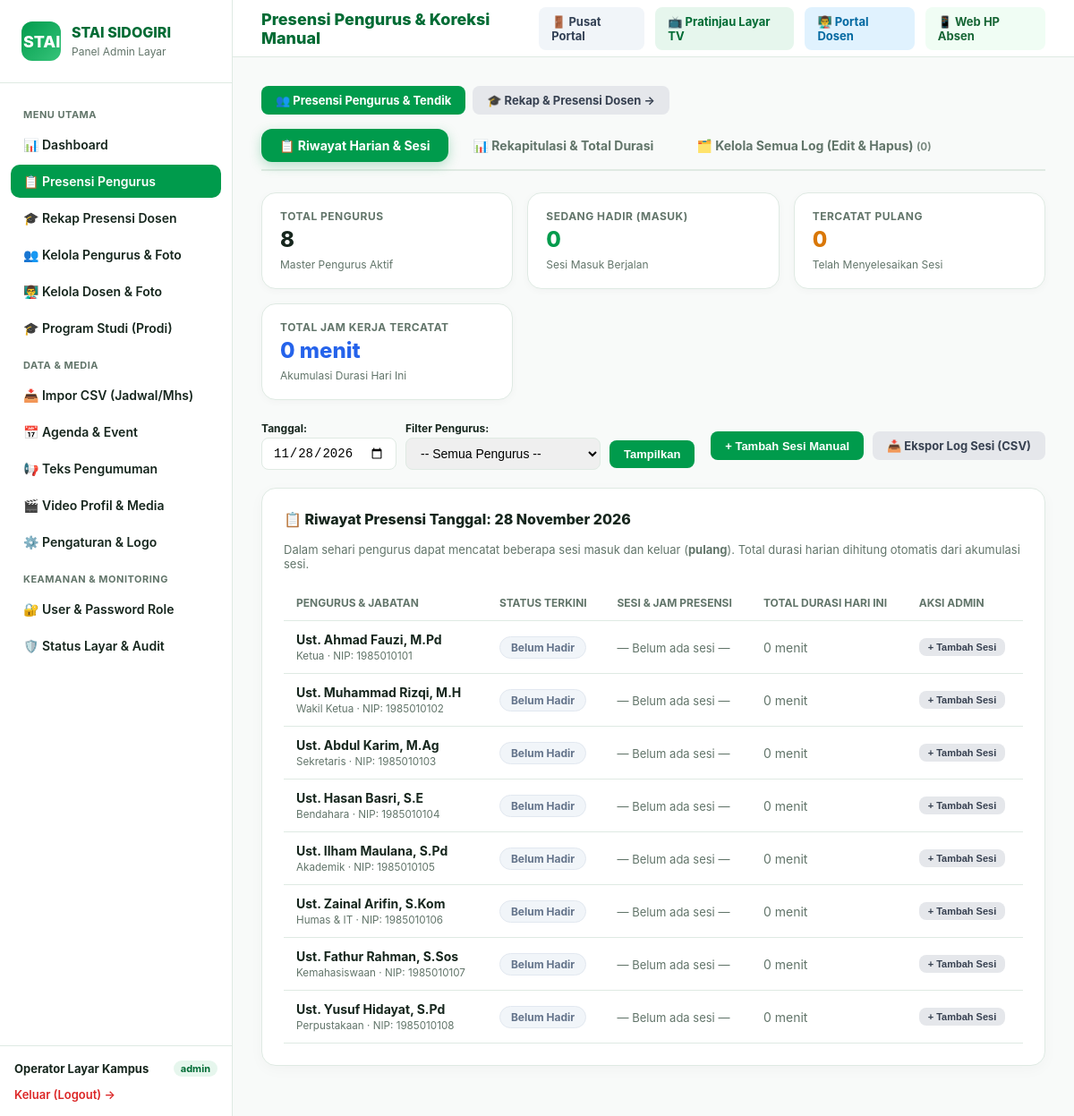
Screenshot of /admin/absensi.php (signed in) with the database file from the repository.
### tables this page shows
CREATE TABLE `pengaturan` (
    `id` BIGINT UNSIGNED AUTO_INCREMENT PRIMARY KEY,
    `kunci` VARCHAR(100) NOT NULL UNIQUE,
    `nilai` JSON NOT NULL,
    `tipe` VARCHAR(50) NOT NULL DEFAULT 'string',
    `created_at` TIMESTAMP NULL DEFAULT CURRENT_TIMESTAMP,
    `updated_at` TIMESTAMP NULL DEFAULT CURRENT_TIMESTAMP ON UPDATE CURRENT_TIMESTAMP
);

CREATE TABLE `pengurus` (
    `id` BIGINT UNSIGNED AUTO_INCREMENT PRIMARY KEY,
    `nip` VARCHAR(50) NULL UNIQUE,
    `nama` VARCHAR(150) NOT NULL,
    `jabatan` VARCHAR(100) NOT NULL,
    `urutan` INT NOT NULL DEFAULT 0,
    `foto_path` VARCHAR(255) NULL,
    `pin_hash` VARCHAR(255) NOT NULL,
    `aktif` TINYINT(1) NOT NULL DEFAULT 1,
    `deleted_at` TIMESTAMP NULL,
    `created_at` TIMESTAMP NULL DEFAULT CURRENT_TIMESTAMP,
    `updated_at` TIMESTAMP NULL DEFAULT CURRENT_TIMESTAMP ON UPDATE CURRENT_TIMESTAMP,
    INDEX `idx_pengurus_aktif_urutan` (`aktif`, `urutan`)
);

### admin/auth.php (called while the page is built, shortened)
<?php
function getCurrentAdmin(): ?array
{
    $lastActivity = $_SESSION['stai_admin_last_activity'] ?? 0;
    return [
        'id' => (int) $_SESSION['stai_admin_id'],
        'name' => $_SESSION['stai_admin_name'],
        'email' => $_SESSION['stai_admin_email'],
        'role' => $_SESSION['stai_admin_role']
    ];
}
function requireAdminAuth(): array
{
    $admin = getCurrentAdmin();
    return $admin;
}

### admin/absensi.php (the view, shortened to what this page needs)
<?php
require_once __DIR__ . '/auth.php';
function fmtDuration(int $menit): string {
    if ($menit <= 0) return '0 menit';
    $m = $menit % 60;
    return "{$m} menit";
}
require_once __DIR__ . '/header.php';
$activeTab = $_GET['tab'] ?? 'harian';
$selectedDate = $_GET['tanggal'] ?? date('Y-m-d');
$selectedMonth = $_GET['bulan'] ?? date('Y-m');
$filterPengurus = (int)($_GET['pengurus_id'] ?? 0);
$allPengurus = $pdo->query("SELECT id, nip, nama, jabatan FROM `pengurus` WHERE `aktif` = 1 AND `deleted_at` IS NULL ORDER BY `urutan` ASC")->fetchAll();
$sqlHarian = "SELECT p.id, p.nip, p.nama, p.jabatan
              FROM `pengurus` p
              WHERE p.aktif = 1 AND p.deleted_at IS NULL " .
              ($filterPengurus > 0 ? "AND p.id = {$filterPengurus} " : "") .
              "ORDER BY p.urutan ASC";
$harianPengurus = $pdo->query($sqlHarian)->fetchAll();
$harianTotalDurasiSemua = 0;
$harianCountMasuk = 0;
$harianCountPulang = 0;
$sqlRekap = "SELECT p.id, p.nip, p.nama, p.jabatan,
                    COUNT(DISTINCT a.tanggal) AS hari_hadir,
                    COUNT(a.id) AS total_sesi,
                    COALESCE(SUM(a.durasi_menit), 0) AS total_durasi_menit
             FROM `pengurus` p
             LEFT JOIN `absensi_pengurus` a ON a.pengurus_id = p.id AND a.tanggal LIKE :bulan
             WHERE p.aktif = 1 AND p.deleted_at IS NULL
             GROUP BY p.id
             ORDER BY p.urutan ASC";
$stmtRekap = $pdo->prepare($sqlRekap);
$stmtRekap->execute(['bulan' => $selectedMonth . '%']);
$rekapPengurus = $stmtRekap->fetchAll();
$totalAllAbsensi = (int) $pdo->query("SELECT COUNT(*) FROM `absensi_pengurus`")->fetchColumn();
?>
<div style="display:flex;gap:8px;margin-bottom:16px">
    <a href="absensi.php" class="btn" style="background:var(--g);color:#fff;font-weight:700">
        👥 Presensi Pengurus &amp; Tendik
    </a>
    <a href="absensi_dosen.php" class="btn btn-secondary" style="font-weight:700">
        🎓 Rekap &amp; Presensi Dosen &rarr;
    </a>
</div>
<div class="nav-tabs-container" style="flex-wrap:wrap">
    <a href="?tab=harian&tanggal=<?= htmlspecialchars($selectedDate) ?>" class="tab-btn <?= $activeTab === 'harian' ? 'active' : '' ?>">
        <span>📋 Riwayat Harian & Sesi</span>
    </a>
    <a href="?tab=rekapitulasi&bulan=<?= htmlspecialchars($selectedMonth) ?>" class="tab-btn <?= $activeTab === 'rekapitulasi' ? 'active' : '' ?>">
        <span>📊 Rekapitulasi & Total Durasi</span>
    </a>
    <a href="?tab=kelola" class="tab-btn <?= $activeTab === 'kelola' ? 'active' : '' ?>">
        <span>🗂️ Kelola Semua Log (Edit &amp; Hapus) <small style="opacity:.85">(<?= $totalAllAbsensi ?>)</small></span>
    </a>
</div>
<?php if ($activeTab === 'harian'): ?>
    <div class="kpi-grid">
        <div class="kpi-card">
            <small>Total Pengurus</small>
            <b><?= count($allPengurus) ?></b>
            <span>Master Pengurus Aktif</span>
        </div>
        <div class="kpi-card">
            <small>Sedang Hadir (Masuk)</small>
            <b style="color:var(--g)"><?= $harianCountMasuk ?></b>
            <span>Sesi Masuk Berjalan</span>
        </div>
        <div class="kpi-card">
            <small>Tercatat Pulang</small>
            <b style="color:#d97706"><?= $harianCountPulang ?></b>
            <span>Telah Menyelesaikan Sesi</span>
        </div>
        <div class="kpi-card">
            <small>Total Jam Kerja Tercatat</small>
            <b style="color:#2563eb"><?= fmtDuration($harianTotalDurasiSemua) ?></b>
            <span>Akumulasi Durasi Hari Ini</span>
        </div>
    </div>
    <div style="display:flex;justify-content:space-between;align-items:center;margin-bottom:20px;flex-wrap:wrap;gap:14px">
        <form method="GET" style="display:flex;gap:10px;align-items:center;flex-wrap:wrap">
            <div>
                <label style="font-size:12px;font-weight:700;display:block;margin-bottom:3px">Tanggal:</label>
                <input type="date" name="tanggal" value="<?= htmlspecialchars($selectedDate) ?>" style="padding:8px 12px;border:1px solid var(--line);border-radius:8px;font-size:14px">
            </div>
            <div>
                <label style="font-size:12px;font-weight:700;display:block;margin-bottom:3px">Filter Pengurus:</label>
                <select name="pengurus_id" style="padding:8px 12px;border:1px solid var(--line);border-radius:8px;font-size:14px">
                    <option value="0">-- Semua Pengurus --</option>
                </select>
            </div>
            <button type="submit" class="btn" style="margin-top:18px">Tampilkan</button>
        </form>
        <div style="display:flex;gap:10px;flex-wrap:wrap">
            <button type="button" class="btn" onclick="openTambahSesiModal()">+ Tambah Sesi Manual</button>
            <a href="?action=export_detail&bulan=<?= substr($selectedDate, 0, 7) ?>" class="btn btn-secondary">
                📥 Ekspor Log Sesi (CSV)
            </a>
        </div>
    </div>
    <div class="card">
        <h3>📋 Riwayat Presensi Tanggal: <?= date('d F Y', strtotime($selectedDate)) ?></h3>
        <p style="font-size:13px;color:var(--muted);margin-bottom:16px">Dalam sehari pengurus dapat mencatat beberapa sesi masuk dan keluar (<b>pulang</b>). Total durasi harian dihitung otomatis dari akumulasi sesi.</p>
        <table>
            <thead>
                <tr>
                    <th>Pengurus & Jabatan</th>
                    <th>Status Terkini</th>
                    <th>Sesi & Jam Presensi</th>
                    <th>Total Durasi Hari Ini</th>
                    <th>Aksi Admin</th>
                </tr>
            </thead>
            <tbody>
                <?php foreach ($harianPengurus as $p): ?>
                <tr>
                    <td>
                        <b><?= htmlspecialchars($p['nama']) ?></b><br>
                        <small style="color:var(--muted)"><?= htmlspecialchars($p['jabatan']) ?> · NIP: <?= htmlspecialchars($p['nip'] ?? '-') ?></small>
                    </td>
                    <td>
                        <?php if ($p['status'] === 'masuk'): ?>
                            <span class="badge-status masuk">✓ Sedang Hadir</span>
                            <small style="display:block;color:var(--muted);margin-top:3px">Masuk: <?= substr($p['sesi_aktif']['waktu_masuk'], 0, 5) ?> WIB</small>
                        <?php elseif ($p['status'] === 'pulang'): ?>
                            <span class="badge-status pulang">🚪 Pulang</span>
                            <small style="display:block;color:var(--muted);margin-top:3px">Keluar: <?= substr($p['sesi_terakhir']['waktu_pulang'], 0, 5) ?> WIB</small>
                        <?php else: ?>
                            <span class="badge-status belum">Belum Hadir</span>
                        <?php endif; ?>
                    </td>
                    <td>
                        <?php if (empty($p['sesi_list'])): ?>
                            <span style="color:var(--muted);font-size:13px">— Belum ada sesi —</span>
                        <?php endif; ?>
                    </td>
                    <td>
                        <?php if ($p['total_durasi_menit'] > 0): ?>
                            <b style="color:var(--ink);font-size:14px"><?= fmtDuration($p['total_durasi_menit']) ?></b><br>
                            <small style="color:var(--muted)"><?= $p['total_sesi'] ?> sesi selesai</small>
                        <?php elseif ($p['status'] === 'masuk'): ?>
                            <span style="color:var(--g);font-weight:600;font-size:13px">Sedang Berjalan</span>
                        <?php else: ?>
                            <span style="color:var(--muted)">0 menit</span>
                        <?php endif; ?>
                    </td>
                    <td>
                        <div style="display:flex;gap:6px;align-items:center;flex-wrap:wrap">
                            <button type="button" class="btn btn-secondary" style="padding:4px 10px;font-size:11px" onclick="openTambahSesiModal(<?= $p['id'] ?>, '<?= addslashes($p['nama']) ?>')">
                                + Tambah Sesi
                            </button>
                        </div>
                    </td>
                </tr>
                <?php endforeach; ?>
            </tbody>
        </table>
    </div>
<?php endif; ?>
<?php require_once __DIR__ . '/footer.php'; ?>

### admin/header.php (shortened to what this page needs)
<?php
require_once __DIR__ . '/auth.php';
$admin = requireAdminAuth();
$currentScript = basename($_SERVER['PHP_SELF']);
$campusNameHeader = 'STAI SIDOGIRI';
$campusLogoHeader = null;
try {
    $adminPdoHeader = getAdminPdo();
    $rowCamp = $adminPdoHeader->query("SELECT `nilai` FROM `pengaturan` WHERE `kunci` = 'nama_kampus'")->fetch();
    if ($rowCamp && !empty($rowCamp['nilai'])) {
        $campusNameHeader = json_decode($rowCamp['nilai'], true) ?: 'STAI SIDOGIRI';
    }
} catch (Throwable $e) {}
?>
<!DOCTYPE html>
<html lang="id">
<head>
</head>
<body>
    <aside>
        <div class="brand">
            <div class="brand-logo" style="overflow:hidden;padding:2px">
                <?php if ($campusLogoHeader): ?>
                    <img src="<?= htmlspecialchars($campusLogoHeader) ?>" style="width:100%;height:100%;object-fit:contain;background:#fff;border-radius:10px" alt="Logo">
                <?php else: ?>
                    STAI
                <?php endif; ?>
            </div>
            <div class="brand-text">
                <h2><?= htmlspecialchars($campusNameHeader) ?></h2>
                <small>Panel Admin Layar</small>
            </div>
        </div>
        <nav>
            <div class="nav-label">Menu Utama</div>
            <a href="index.php" class="<?= $currentScript === 'index.php' ? 'active' : '' ?>">📊 Dashboard</a>
            <a href="absensi.php" class="<?= $currentScript === 'absensi.php' ? 'active' : '' ?>">📋 Presensi Pengurus</a>
            <a href="absensi_dosen.php" class="<?= $currentScript === 'absensi_dosen.php' ? 'active' : '' ?>">🎓 Rekap Presensi Dosen</a>
            <a href="pengurus.php" class="<?= $currentScript === 'pengurus.php' ? 'active' : '' ?>">👥 Kelola Pengurus & Foto</a>
            <a href="dosen.php" class="<?= $currentScript === 'dosen.php' ? 'active' : '' ?>">👨‍🏫 Kelola Dosen & Foto</a>
            <a href="prodi.php" class="<?= $currentScript === 'prodi.php' ? 'active' : '' ?>">🎓 Program Studi (Prodi)</a>
            <div class="nav-label">Data & Media</div>
            <a href="import.php" class="<?= $currentScript === 'import.php' ? 'active' : '' ?>">📥 Impor CSV (Jadwal/Mhs)</a>
            <a href="agenda.php" class="<?= $currentScript === 'agenda.php' ? 'active' : '' ?>">📅 Agenda & Event</a>
            <a href="pengumuman.php" class="<?= $currentScript === 'pengumuman.php' ? 'active' : '' ?>">📢 Teks Pengumuman</a>
            <a href="media.php" class="<?= $currentScript === 'media.php' ? 'active' : '' ?>">🎬 Video Profil & Media</a>
            <a href="pengaturan.php" class="<?= $currentScript === 'pengaturan.php' ? 'active' : '' ?>">⚙️ Pengaturan & Logo</a>
            <div class="nav-label">Keamanan &amp; Monitoring</div>
            <a href="users.php" class="<?= $currentScript === 'users.php' ? 'active' : '' ?>">🔐 User &amp; Password Role</a>
            <a href="audit.php" class="<?= $currentScript === 'audit.php' ? 'active' : '' ?>">🛡️ Status Layar & Audit</a>
        </nav>
        <div class="sidebar-footer">
            <div class="user-info">
                <span class="user-name"><?= htmlspecialchars($admin['name']) ?></span>
                <span class="user-role"><?= htmlspecialchars($admin['role']) ?></span>
            </div>
            <a href="logout.php" class="btn-sm-logout">Keluar (Logout) &rarr;</a>
        </div>
    </aside>
    <main>
        <header>
            <div class="page-title">
                <?php
                    echo match($currentScript) {
                        'index.php' => 'Dashboard Sistem',
                        'absensi.php' => 'Presensi Pengurus & Koreksi Manual',
                        'absensi_dosen.php' => 'Rekapitulasi & Presensi Dosen Kampus',
                        'pengurus.php' => 'Pengurus, Foto, PIN, & Perangkat HP',
                        'dosen.php' => 'Master Data Dosen & Foto Pengajar',
                        'prodi.php' => 'Master Data Program Studi (Prodi)',
                        'import.php' => 'Modul Impor CSV Jadwal & Mahasiswa',
                        'agenda.php' => 'Pengaturan Agenda & Event Kampus',
                        'pengumuman.php' => 'Pengaturan Teks Berjalan (Ticker Bawah)',
                        'media.php' => 'Video Profil Kampus & Media',
                        'pengaturan.php' => 'Pengaturan Display & Layar Kampus',
                        'users.php' => 'Manajemen User, Password & Role',
                        'audit.php' => 'Audit Trail & Status Konektivitas TV',
                        default => 'Panel Administrasi'
                    };
                ?>
            </div>
            <div class="top-actions">
                <a href="../login.php" class="btn-kiosk" style="background:#f1f5f9;color:#334155">🚪 Pusat Portal</a>
                <a href="../index.html" target="_blank" class="btn-kiosk">📺 Pratinjau Layar TV</a>
                <a href="../dosen/index.php" target="_blank" class="btn-kiosk" style="background:#e0f2fe;color:#0369a1">👨‍🏫 Portal Dosen</a>
                <a href="../absen/index.php" target="_blank" class="btn-kiosk" style="background:#f0fdf4;color:#166534">📱 Web HP Absen</a>
            </div>
        </header>
        <div class="content">

### rows the page displays
pengaturan: nilai "STAI SIDOGIRI"
pengurus: nama "Ust. Ahmad Fauzi, M.Pd", jabatan "Ketua", nip "1985010101"
pengurus: nama "Ust. Muhammad Rizqi, M.H", jabatan "Wakil Ketua", nip "1985010102"
pengurus: nama "Ust. Abdul Karim, M.Ag", jabatan "Sekretaris", nip "1985010103"
pengurus: nama "Ust. Hasan Basri, S.E", jabatan "Bendahara", nip "1985010104"
pengurus: nama "Ust. Ilham Maulana, S.Pd", jabatan "Akademik", nip "1985010105"
pengurus: nama "Ust. Zainal Arifin, S.Kom", jabatan "Humas & IT", nip "1985010106"
pengurus: nama "Ust. Fathur Rahman, S.Sos", jabatan "Kemahasiswaan", nip "1985010107"
pengurus: nama "Ust. Yusuf Hidayat, S.Pd", jabatan "Perpustakaan", nip "1985010108"

### other values shown
$admin['name'] "Operator Layar Kampus"
$admin['role'] "admin"
$totalAllAbsensi "0"
count($allPengurus) "8"
$harianCountMasuk "0"
$harianCountPulang "0"
fmtDuration($harianTotalDurasiSemua) "0 menit"
